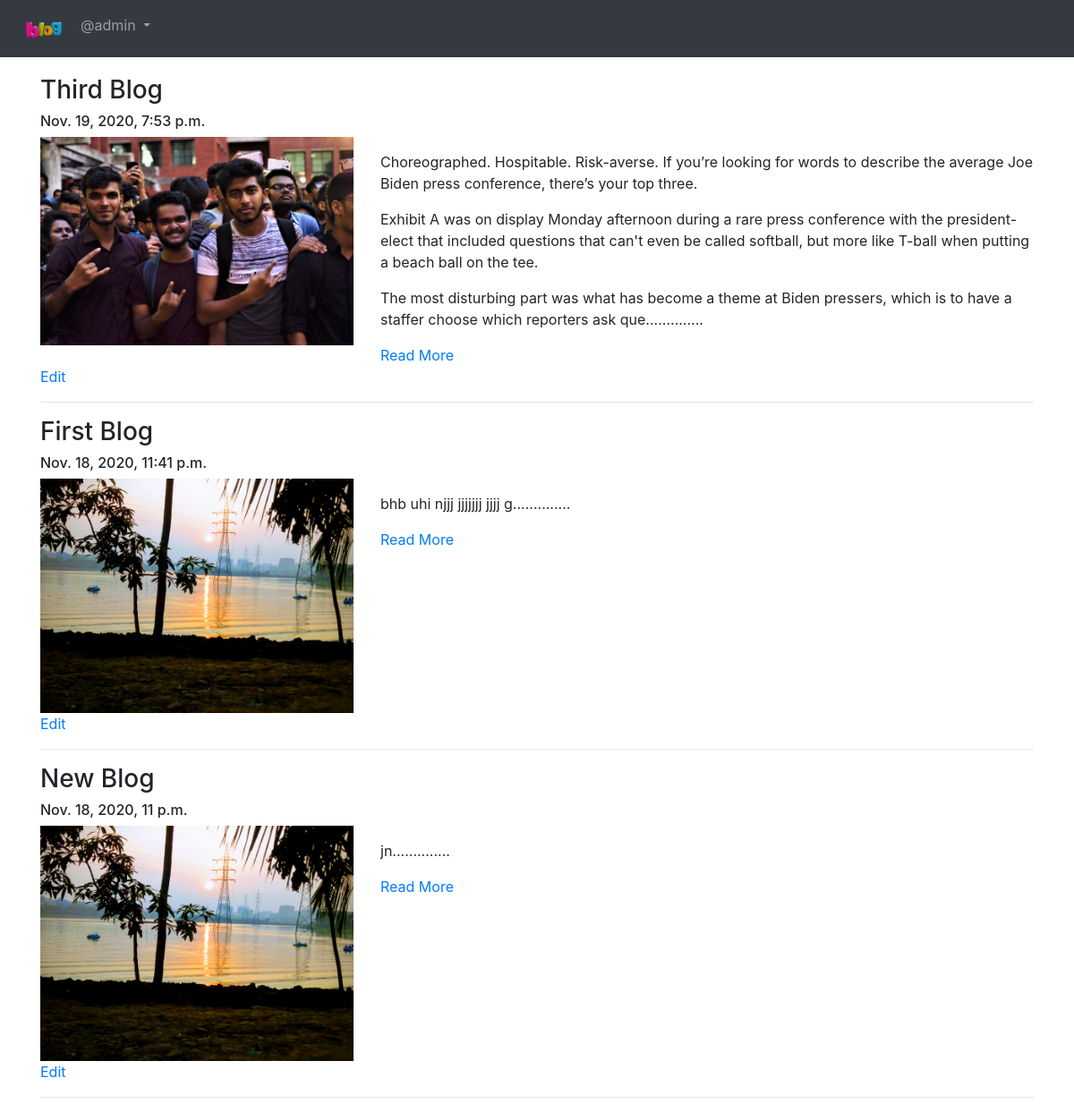
/blog/my-blogs/ (signed in), run on the app's committed database.
### App_Blog/models.py (models this page shows, shortened)
class Blog(models.Model):
    author = models.ForeignKey(User, on_delete=models.CASCADE, related_name='post_author')
    blog_title = models.CharField(max_length = 264, verbose_name="Put a Title")
    slug = models.SlugField(max_length=264, unique=True)
    blog_content = models.TextField(verbose_name="What is on your mind?")
    blog_image = models.ImageField(upload_to='blog_images', verbose_name="Image" )
    publish_date = models.DateTimeField(auto_now_add=True)
    update_date = models.DateTimeField(auto_now=True)
    class Meta:
        ordering = ['-publish_date']

### App_Blog/views.py (the view)
# urls.py: path('my-blogs/', views.MyBlogs.as_view(),  name='my_blogs'),
class MyBlogs(LoginRequiredMixin, TemplateView):
    template_name = "App_Blog/my_blogs.html"

### App_Blog/templatetags/custom_filters.py (called while the page is built)
def range_filter(value):
    return value[0:500] + ".............."

### templates/App_Blog/my_blogs.html (shortened to what this page needs)
{% extends 'base.html' %}
{% load custom_filters %}
{% block body_block %}
    {% for blog in user.post_author.all %}
        <h3>{{ blog.blog_title }}</h3>
        <h6>{{blog.publish_date}}</h6>
        <div class="row">
            <div class="col-sm-4">
                <img src="/media/{{blog.blog_image}}" width="100%" alt="">
            </div>
            <div class="col-sm-8">
                <p>{{blog.blog_content|range_filter|linebreaks}}</p>
                <a href="{% url 'App_Blog:blog_details' slug=blog.slug %}">Read More</a>
            </div>
        </div>
        <a href="{% url 'App_Blog:edit_blog' pk=blog.pk %}">Edit</a>
        <hr>
    {% endfor %}
{% endblock %}

### templates/base.html (shortened to what this page needs)
<!DOCTYPE html>
<html lang="en">
<head>
    <link rel="stylesheet" href="https://cdn.jsdelivr.net/npm/bootstrap@4.5.3/dist/css/bootstrap.min.css">
</head>
<body>
    <nav class="navbar navbar-expand-sm bg-dark navbar-dark">
        <ul class="navbar-nav">
            <li class="nav-item active">
                <a class="nav-link" href="{% url 'index' %}"><img src="/media/logo.png/" width="50px" alt=""></a>
            </li>
            {% if user.is_authenticated %}
                <div class="nav-item dropdown">
                    <a class="nav-link dropdown-toggle" href="#" id="navbardrop" data-toggle="dropdown">
                        @{{user.username}}
                    </a>
                </div>
            {% endif %}
        </ul>
    </nav>
    <div class="container" style="padding-top: 20px;">
        {% block body_block %}
        {% endblock %}
    </div>
</body>
</html>

### data on the page
Blog: blog_title "Third Blog", publish_date "Nov. 19, 2020, 7:53 p.m.", blog_image (picture), blog_content|range_filter "Choreographed. Hospitable. Risk-averse. If you’re looking for words to describe the average Joe Biden press conference, there’s your top three. Exhibit A was on display Monday afternoon during a rare press conference with the president-elect that included questions that can't even be called softball, but more like T-ball when putting a beach ball on the tee. The most disturbing part was what has become a theme at Biden pressers, which is to have a staffer choose which reporters ask que.............."
Blog: blog_title "First Blog", publish_date "Nov. 18, 2020, 11:41 p.m.", blog_image (picture), blog_content|range_filter "bhb uhi njjj jjjjjjj jjjj g.............."
Blog: blog_title "New Blog", publish_date "Nov. 18, 2020, 11 p.m.", blog_image (picture), blog_content|range_filter "jn.............."

### other printed values
{{ user.username }} "admin"
